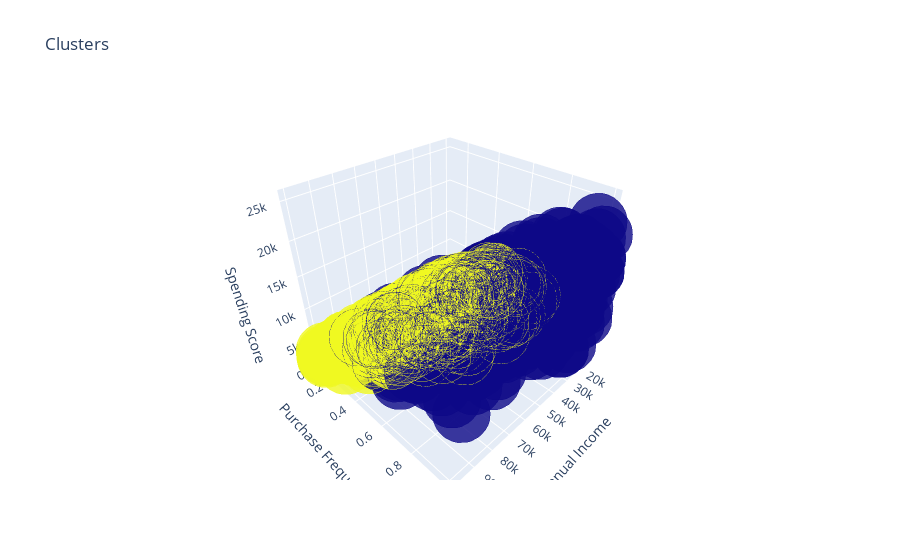

Notebook cell for this chart:
### Code cell
trace1 = go.Scatter3d(
    x= data_1['income'],
    y= data_1['purchase_frequency'],
    z= data_1['spending'],
    mode='markers',
     marker=dict(
        color = data_1['clusters'], 
        size= 20,
        line=dict(
            color= data_1['clusters'],
            width= 12
        ),
        opacity=0.8
     )
)
data = [trace1]
layout = go.Layout(
#     margin=dict(
#         l=0,
#         r=0,
#         b=0,
#         t=0
#     )
    title= 'Clusters',
    scene = dict(
            xaxis = dict(title  = 'Annual Income'),
            yaxis = dict(title  = 'Purchase Frequency'),
            zaxis = dict(title  = 'Spending Score'),   
    )
)
fig = go.Figure(data=data, layout=layout)
py.offline.iplot(fig)

### Figure 1 — Plotly figure (JSON) as saved in the notebook; plotly's stock layout.template omitted (floating-point values rounded to 4 significant figures; data arrays with more than 128 entries replaced by an {"elided": "..."} marker saying what was removed)
{"data": [{"marker": {"color": {"elided": "1000 int values"}, "line": {"color": {"elided": "1000 int values"}, "width": 12}, "opacity": 0.8, "size": 20}, "mode": "markers", "type": "scatter3d", "x": {"elided": "1000 int values"}, "y": {"elided": "1000 float values"}, "z": {"elided": "1000 float values"}}], "layout": {"scene": {"xaxis": {"title": {"text": "Annual Income"}}, "yaxis": {"title": {"text": "Purchase Frequency"}}, "zaxis": {"title": {"text": "Spending Score"}}}, "title": {"text": "Clusters"}}}
